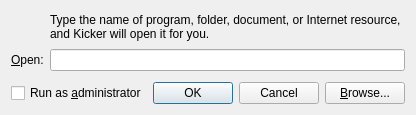
<?xml version="1.0" encoding="UTF-8"?>
<ui version="4.0">
 <class>ShellExecuteDialog</class>
 <widget class="QDialog" name="ShellExecuteDialog">
  <property name="geometry">
   <rect>
    <x>0</x>
    <y>0</y>
    <width>399</width>
    <height>115</height>
   </rect>
  </property>
  <property name="sizePolicy">
   <sizepolicy hsizetype="Preferred" vsizetype="Fixed">
    <horstretch>0</horstretch>
    <verstretch>0</verstretch>
   </sizepolicy>
  </property>
  <property name="windowTitle">
   <string>Run</string>
  </property>
  <layout class="QVBoxLayout" name="verticalLayout">
   <item>
    <layout class="QFormLayout" name="formLayout">
     <item row="0" column="0">
      <widget class="QLabel" name="label_3">
       <property name="minimumSize">
        <size>
         <width>32</width>
         <height>32</height>
        </size>
       </property>
       <property name="maximumSize">
        <size>
         <width>32</width>
         <height>32</height>
        </size>
       </property>
       <property name="text">
        <string/>
       </property>
       <property name="pixmap">
        <pixmap resource="../resources.qrc">:/image/kicker.png</pixmap>
       </property>
      </widget>
     </item>
     <item row="0" column="1">
      <widget class="QLabel" name="label">
       <property name="text">
        <string>Type the name of program, folder, document, or Internet resource, and Kicker will open it for you.</string>
       </property>
       <property name="textFormat">
        <enum>Qt::PlainText</enum>
       </property>
       <property name="wordWrap">
        <bool>true</bool>
       </property>
      </widget>
     </item>
     <item row="1" column="0">
      <widget class="QLabel" name="label_2">
       <property name="text">
        <string>&amp;Open:</string>
       </property>
       <property name="textFormat">
        <enum>Qt::PlainText</enum>
       </property>
       <property name="wordWrap">
        <bool>true</bool>
       </property>
       <property name="buddy">
        <cstring>lineEdit</cstring>
       </property>
      </widget>
     </item>
     <item row="1" column="1">
      <widget class="QLineEdit" name="lineEdit"/>
     </item>
    </layout>
   </item>
   <item>
    <spacer name="verticalSpacer">
     <property name="orientation">
      <enum>Qt::Vertical</enum>
     </property>
     <property name="sizeHint" stdset="0">
      <size>
       <width>20</width>
       <height>0</height>
      </size>
     </property>
    </spacer>
   </item>
   <item>
    <layout class="QHBoxLayout" name="horizontalLayout">
     <item>
      <widget class="QCheckBox" name="checkBox_run_as_admin">
       <property name="text">
        <string>Run as &amp;administrator</string>
       </property>
      </widget>
     </item>
     <item>
      <spacer name="horizontalSpacer">
       <property name="orientation">
        <enum>Qt::Horizontal</enum>
       </property>
       <property name="sizeHint" stdset="0">
        <size>
         <width>40</width>
         <height>20</height>
        </size>
       </property>
      </spacer>
     </item>
     <item>
      <widget class="QPushButton" name="pushButton_ok">
       <property name="text">
        <string>OK</string>
       </property>
      </widget>
     </item>
     <item>
      <widget class="QPushButton" name="pushButton_cancel">
       <property name="text">
        <string>Cancel</string>
       </property>
      </widget>
     </item>
     <item>
      <widget class="QPushButton" name="pushButton_browse">
       <property name="text">
        <string>&amp;Browse...</string>
       </property>
      </widget>
     </item>
    </layout>
   </item>
  </layout>
 </widget>
 <resources>
  <include location="../resources.qrc"/>
 </resources>
 <connections>
  <connection>
   <sender>pushButton_ok</sender>
   <signal>clicked()</signal>
   <receiver>ShellExecuteDialog</receiver>
   <slot>accept()</slot>
   <hints>
    <hint type="sourcelabel">
     <x>168</x>
     <y>92</y>
    </hint>
    <hint type="destinationlabel">
     <x>142</x>
     <y>97</y>
    </hint>
   </hints>
  </connection>
  <connection>
   <sender>pushButton_cancel</sender>
   <signal>clicked()</signal>
   <receiver>ShellExecuteDialog</receiver>
   <slot>reject()</slot>
   <hints>
    <hint type="sourcelabel">
     <x>255</x>
     <y>93</y>
    </hint>
    <hint type="destinationlabel">
     <x>236</x>
     <y>108</y>
    </hint>
   </hints>
  </connection>
 </connections>
</ui>
